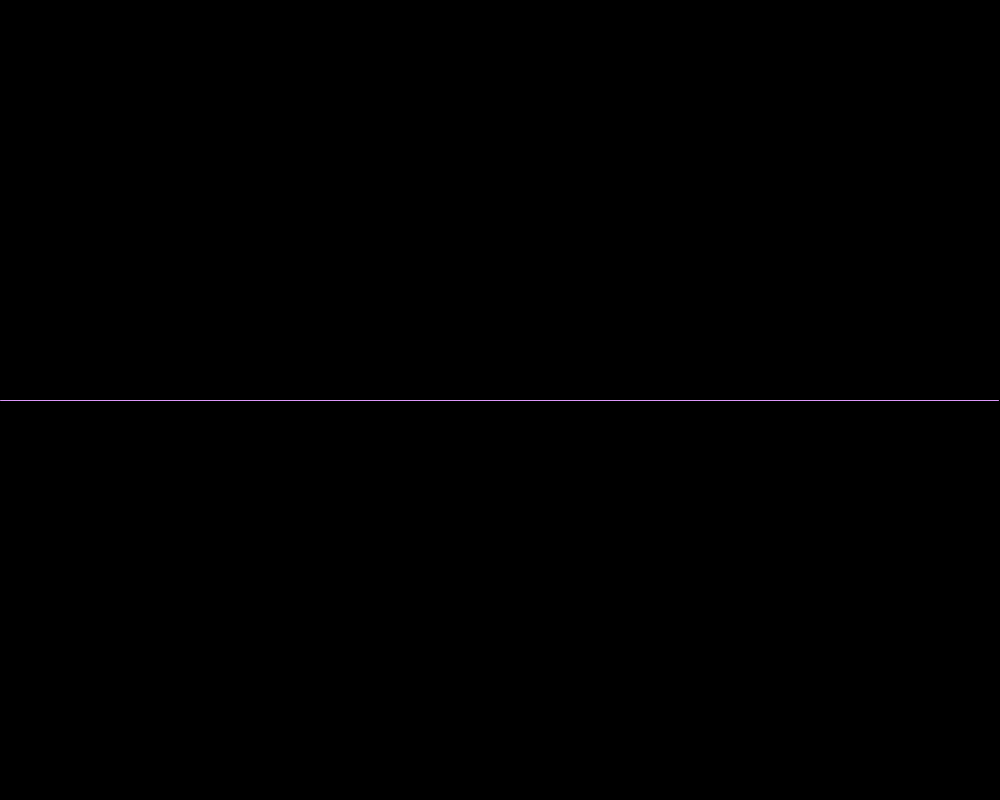
Frame 1 (no input)
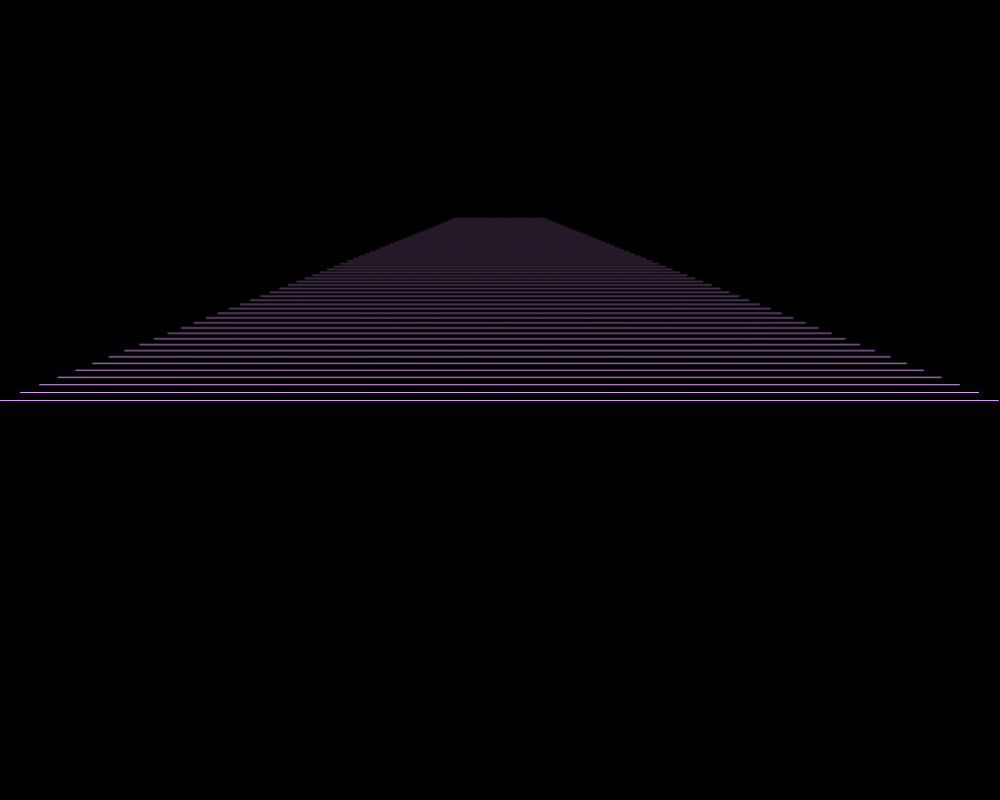
Frame 60 (the mouse pressed at the canvas centre just before this capture)
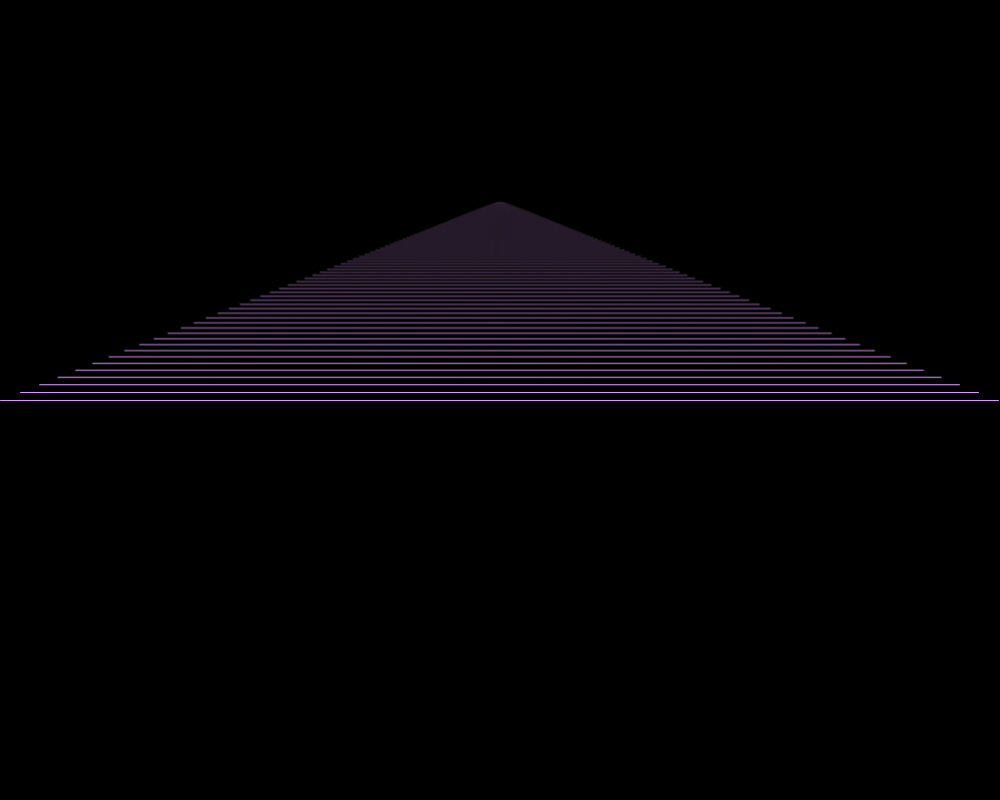
Frame 120 (the mouse held since frame 60 and released just before this capture)

The Processing sketch that drew these frames (run headless with seeded random() and noise(); from frame 60 on, the mouse is pressed at the canvas centre):

// Processing sketch: wave_of_rope
// ── wave_of_rope.pde
float[] x=new float[800];
float[] v=new float[800];
float[] spec=new float [2];
float[] phase;
float amp=0;
float freq=3;
float gap;
int pmx=-1;
void setup(){
  size(1000,800);
  colorMode(HSB);
  background(0);
  phase=new float[spec.length];
  for(int i=0;i<5;i++){
    //v[i]=2.0*sin(i*2.0*PI/5);
  }
  gap=width/(float)x.length;
  for(int f=1;f<spec.length;f++){
    spec[f]=pow(-1,f/2)*(f%2)/(float)f/f;
    //phase[f]=PI*0.75+atan(f);
    for(int i=0;i<x.length;i++){
      x[i]+=amp*spec[f]*sin(TWO_PI*freq*f*i/x.length+phase[f]);
    }
  }
}
int t;
void draw(){
for(int repeat=0;repeat<500;repeat++){
  


  Add(v,
  Add(
  Mult(D2(x),0.00003),
  Mult(D2(D2(x)),0.00000)
  ));
  Add(x,v);
  

  //x=arrayAdd(x,arrayMult(D2__(x),0.1));


  if(mousePressed){
    int mx=int((mouseX-width/2)/gap+x.length/2);
    if(mx>=0&&mx<x.length&&pmx>=0&&pmx<x.length){
      for(int i=min(mx,pmx);i<=max(mx,pmx);i++){
        for(int j=-30;j<30;j++){
          //x[i]=(mouseY-height/2);
          v[(i+j)%x.length]+=(-x[(i+j)%x.length]+(mouseY-height/2))*0.0000001*exp(-j*j*0.009);
        }
      }
    }
    pmx=mx;
  }
  else{pmx=-1;}
} 
loadPixels();

PImage image=new PImage(width,height);
image.pixels=pixels;
background(0);
//tint(250);
image(image,width*0.02,height*0.01,width*0.96,height*0.96);
/*
for(int i=0;i<height*width;i++){
  pixels[i]=color(hue(pixels[i]),saturation(pixels[i]),brightness(pixels[i])*0.999);
}
updatePixels();*/
translate(width/2,height/2);
for(int i=0;i<x.length-1;i++){
  stroke(200,100+v[i]*v[i]*3000000.0,255);
  line((i-x.length/2)*gap,x[i],(i+1-x.length/2)*gap,x[i+1]);
}
t++;
}
float[] D(float[] x){
  float[] result=new float[x.length];
  for(int i=0;i<x.length;i++){
    result[i]=x[(i+1)%x.length]-x[(i-1+x.length)%x.length];
  }
  return result;
} 
float[] D2(float[] x){
  float[] result=new float[x.length];
  for(int i=0;i<x.length;i++){
    result[i]=x[(i+1)%x.length]+x[(i-1+x.length)%x.length]-2.0*x[i];
  }
  return result;
} 
float[] D2_(float[] x){
  float[] result=new float[x.length];
  result[0]=x[1]-2.0*x[0];
  result[x.length-1]=x[x.length-2]-2.0*x[x.length-1];
  for(int i=1;i<x.length-1;i++){
    result[i]=x[(i+1)%x.length]+x[(i-1+x.length)%x.length]-2.0*x[i];
  }
  return result;
} 
float[] D2__(float[] x){
  float[] result=new float[x.length];
  result[0]=x[1]-2.0*x[0];
  result[x.length-1]=x[x.length-2]-2.0*x[x.length-1];
  for(int i=1;i<x.length-1;i++){
    result[i]=x[(i+1)%x.length]+x[(i-1+x.length)%x.length]-2.0*x[i];
  }
  return result;
} 
float[] D4__(float[] x){
  float[] result=new float[x.length];
  result[0]=x[1]-2.0*x[0];
  result[x.length-1]=x[x.length-2]-2.0*x[x.length-1];
  for(int i=1;i<x.length-1;i++){
    result[i]=x[(i+1)%x.length]+x[(i-1+x.length)%x.length]-2.0*x[i];
  }
  return result;
}
float[] Add(float[] a ,float []b ){
  for(int i=0;i<a.length;i++){
    a[i]+=b[i];
  }
  return a;
}
float[] Mult(float[] a ,float b ){
  for(int i=0;i<a.length;i++){
    a[i]*=b;
  }
  return a;
}
